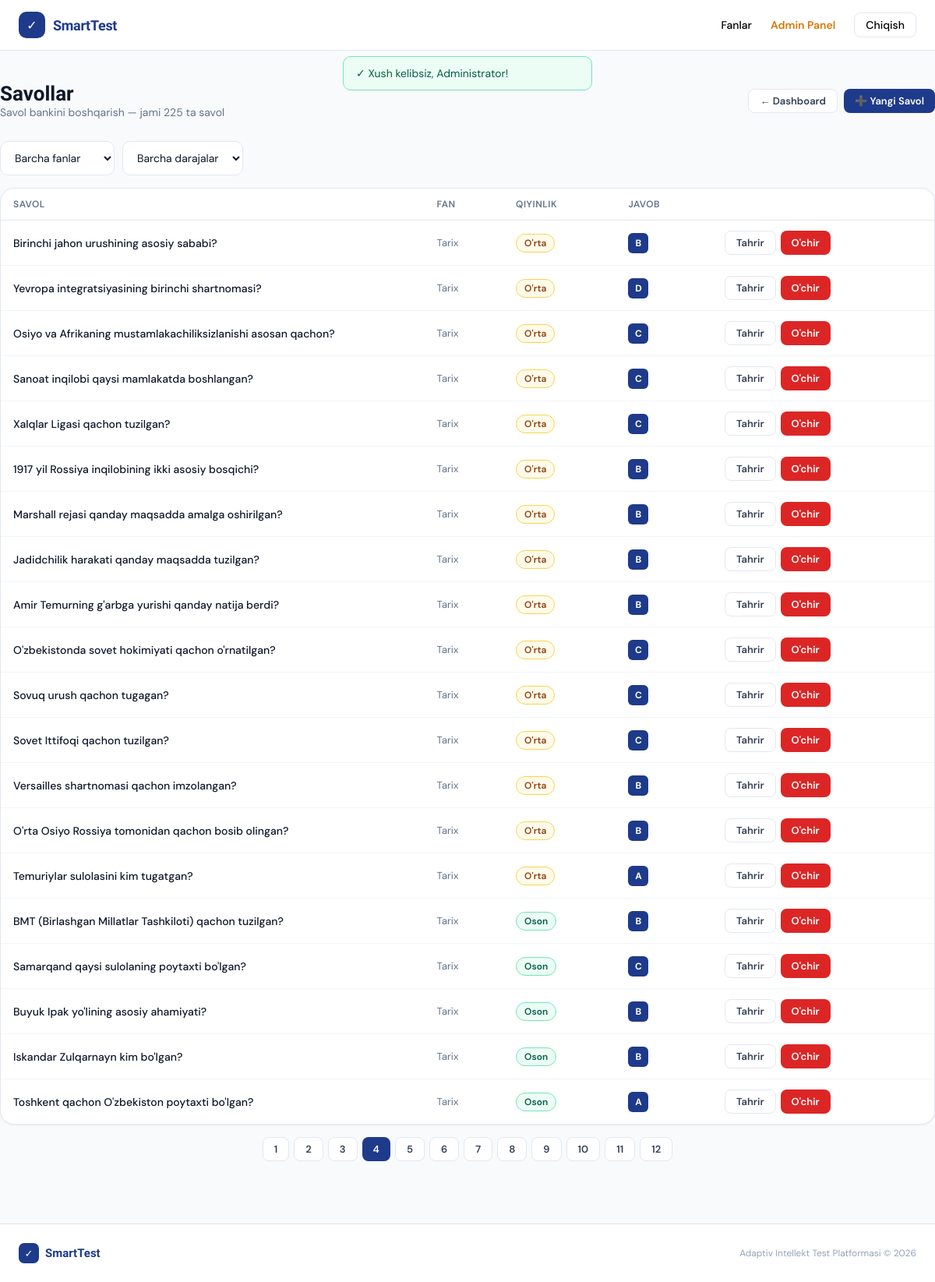
The app's page /questions.php?page=4&subject_id=0&difficulty=0 (signed in) with its own data.
### tables this page shows
CREATE TABLE `questions` (
  `id`             INT UNSIGNED NOT NULL AUTO_INCREMENT,
  `subject_id`     INT UNSIGNED NOT NULL,
  `question_text`  TEXT NOT NULL,
  `option_a`       TEXT NOT NULL,
  `option_b`       TEXT NOT NULL,
  `option_c`       TEXT NOT NULL,
  `option_d`       TEXT NOT NULL,
  `correct_option` CHAR(1) NOT NULL,
  `difficulty`     TINYINT UNSIGNED NOT NULL DEFAULT 1,
  `created_at`     TIMESTAMP DEFAULT CURRENT_TIMESTAMP,
  PRIMARY KEY (`id`),
  KEY `idx_subject`    (`subject_id`),
  KEY `idx_difficulty` (`difficulty`),
  CONSTRAINT `fk_q_subject`
    FOREIGN KEY (`subject_id`) REFERENCES `subjects`(`id`) ON DELETE CASCADE
);

CREATE TABLE `subjects` (
  `id`          INT UNSIGNED NOT NULL AUTO_INCREMENT,
  `name`        VARCHAR(150) NOT NULL,
  `icon`        VARCHAR(20)  NOT NULL DEFAULT '📚',
  `description` TEXT,
  `created_at`  TIMESTAMP DEFAULT CURRENT_TIMESTAMP,
  PRIMARY KEY (`id`)
);

### config.php (called while the page is built, shortened)
<?php
function db(): PDO {
    static $pdo = null;
    if ($pdo === null) {
        try {
            $dsn = sprintf(
                'mysql:host=%s;dbname=%s;charset=%s',
                DB_HOST, DB_NAME, DB_CHARSET
            );
            $pdo = new PDO($dsn, DB_USER, DB_PASS, [
                PDO::ATTR_ERRMODE            => PDO::ERRMODE_EXCEPTION,
                PDO::ATTR_DEFAULT_FETCH_MODE => PDO::FETCH_ASSOC,
                PDO::ATTR_EMULATE_PREPARES   => false,
            ]);
        } catch (PDOException $e) {
            die('
<div style="font-family:system-ui;max-width:560px;margin:60px auto;padding:32px;
            background:#FEF2F2;border:1px solid #FECACA;border-radius:16px">
  <h2 style="color:#DC2626;margin:0 0 12px">❌ Database ulanmadi</h2>
  <p style="color:#7F1D1D;margin:0 0 8px">Xato: ' . htmlspecialchars($e->getMessage()) . '</p>
  <p style="color:#991B1B;margin:0;font-size:14px">
    <b>config.php</b> faylidagi DB_HOST, DB_NAME, DB_USER, DB_PASS ni tekshiring.
  </p>
</div>');
        }
    }
    return $pdo;
}
function h(string $str): string {
    return htmlspecialchars($str, ENT_QUOTES, 'UTF-8');
}
function diffLabel(int $d): string {
    return match($d) {
        1 => 'Oson',
        2 => "O'rta",
        3 => 'Qiyin',
        default => ''
    };
}

### questions.php (the view, shortened to what this page needs)
<?php
require_once '../config.php';
$filterSubject = (int)($_GET['subject_id'] ?? 0);
$filterDiff    = (int)($_GET['difficulty'] ?? 0);
$page = max(1,(int)($_GET['page'] ?? 1));
$perPage = 20;
$where = []; $params = [];
$whereStr = $where ? 'WHERE ' . implode(' AND ', $where) : '';
$total = db()->prepare("SELECT COUNT(*) FROM questions q $whereStr");
$total->execute($params);
$total = $total->fetchColumn();
$pages = ceil($total / $perPage);
$offset = ($page - 1) * $perPage;
$stmt = db()->prepare("SELECT q.*,s.name as subject_name FROM questions q JOIN subjects s ON s.id=q.subject_id $whereStr ORDER BY q.id DESC LIMIT $perPage OFFSET $offset");
$stmt->execute($params);
$questions = $stmt->fetchAll();
include '../includes/header.php';
?>
<div class="container page">
  <div style="display:flex;align-items:center;justify-content:space-between;margin-bottom:28px;flex-wrap:wrap;gap:12px">
    <div>
      <h1 style="font-size:26px;font-weight:700;color:#0F172A">Savollar</h1>
      <p style="color:#64748B;font-size:14px">Savol bankini boshqarish — jami <?= $total ?> ta savol</p>
    </div>
    <div style="display:flex;gap:8px">
      <a href="index.php" class="btn btn-secondary btn-sm">← Dashboard</a>
      <a href="?action=create" class="btn btn-primary btn-sm">➕ Yangi Savol</a>
    </div>
  </div>
  <form method="GET" style="display:flex;gap:10px;margin-bottom:16px;flex-wrap:wrap">
    <select name="subject_id" class="form-select" style="width:auto" onchange="this.form.submit()">
      <option value="">Barcha fanlar</option>
    </select>
    <select name="difficulty" class="form-select" style="width:auto" onchange="this.form.submit()">
      <option value="">Barcha darajalar</option>
    </select>
  </form>
  <div class="card" style="overflow:hidden;margin-bottom:16px">
    <table class="table">
      <thead><tr>
        <th>Savol</th><th>Fan</th><th>Qiyinlik</th><th>Javob</th><th></th>
      </tr></thead>
      <tbody>
      <?php if(empty($questions)): ?>
      <tr><td colspan="5" style="text-align:center;padding:40px;color:#94A3B8">Savollar topilmadi. <a href="?action=create" style="color:#1E3A8A">Qo'shish</a>.</td></tr>
      <?php else: foreach($questions as $q): ?>
      <tr>
        <td style="max-width:320px">
          <p style="font-size:14px;font-weight:500;color:#0F172A;overflow:hidden;display:-webkit-box;-webkit-line-clamp:2;-webkit-box-orient:vertical"><?= h($q['question_text']) ?></p>
        </td>
        <td style="font-size:13px;color:#64748B;white-space:nowrap"><?= h($q['subject_name']) ?></td>
        <td>
          <span class="badge <?= ['','badge-easy','badge-medium','badge-hard'][$q['difficulty']] ?>">
            <?= diffLabel($q['difficulty']) ?>
          </span>
        </td>
        <td>
          <span style="width:26px;height:26px;background:#1E3A8A;color:#fff;font-size:12px;font-weight:700;border-radius:6px;display:inline-flex;align-items:center;justify-content:center">
            <?= strtoupper($q['correct_option']) ?>
          </span>
        </td>
        <td>
          <div style="display:flex;gap:6px">
            <a href="?action=edit&id=<?= $q['id'] ?>" class="btn btn-secondary btn-sm">Tahrir</a>
            <a href="?action=delete&id=<?= $q['id'] ?>" class="btn btn-danger btn-sm" onclick="return confirm('Savolni o\'chirasizmi?')">O'chir</a>
          </div>
        </td>
      </tr>
      <?php endforeach; endif; ?>
      </tbody>
    </table>
  </div>
  <?php if($pages > 1): ?>
  <div style="display:flex;gap:6px;justify-content:center;flex-wrap:wrap">
    <?php for($i=1;$i<=$pages;$i++): ?>
    <a href="?page=<?= $i ?>&subject_id=<?= $filterSubject ?>&difficulty=<?= $filterDiff ?>" class="btn <?= $i==$page?'btn-primary':'btn-secondary' ?> btn-sm"><?= $i ?></a>
    <?php endfor; ?>
  </div>
  <?php endif; ?>
</div>
<?php include '../includes/footer.php'; ?>

### header.php (style rules this page uses)
* { margin:0;padding:0;box-sizing:border-box }
body { font-family:'DM Sans',sans-serif;background:#F8FAFC;color:#0F172A;min-height:100vh }
h1,h2,h3,h4 { font-family:'Sora',sans-serif }
.btn { display:inline-flex;align-items:center;gap:8px;padding:9px 18px;border-radius:10px;font-size:14px;font-weight:600;text-decoration:none;border:none;cursor:pointer;transition:all .2s }
.btn-primary { background:#1E3A8A;color:#fff }
.btn-secondary { background:#fff;color:#334155;border:1.5px solid #E2E8F0 }
.btn-danger { background:#DC2626;color:#fff }
.btn-sm { padding:6px 14px;font-size:13px;border-radius:8px }
.card { background:#fff;border-radius:18px;border:1px solid #E2E8F0;box-shadow:0 1px 3px rgba(0,0,0,.06) }
.form-input,.form-select,.form-textarea { width:100%;padding:11px 14px;border:1.5px solid #E2E8F0;border-radius:10px;font-size:14px;font-family:'DM Sans',sans-serif;color:#0F172A;background:#fff;transition:border-color .2s,box-shadow .2s;outline:none }
.badge { display:inline-flex;align-items:center;padding:3px 10px;border-radius:20px;font-size:12px;font-weight:600 }
.badge-easy { background:#ECFDF5;color:#065F46;border:1px solid #6EE7B7 }
.badge-medium { background:#FFFBEB;color:#92400E;border:1px solid #FCD34D }
.table { width:100%;border-collapse:collapse;font-size:14px }
.table th { text-align:left;padding:12px 16px;font-size:12px;font-weight:600;color:#64748B;text-transform:uppercase;letter-spacing:.5px;border-bottom:1px solid #E2E8F0 }
.table td { padding:13px 16px;border-bottom:1px solid #F1F5F9;color:#334155;vertical-align:middle }
.table tr:last-child td { border-bottom:none }
.container { max-width:1200px;margin:0 auto;padding:0 24px }
.page { padding:40px 0 80px }

### records on screen
questions: question_text "Birinchi jahon urushining asosiy sababi?", subject.name "Tarix", difficulty "O'rta", correct_option "B"
questions: question_text "Yevropa integratsiyasining birinchi shartnomasi?", subject.name "Tarix", difficulty "O'rta", correct_option "D"
questions: question_text "Osiyo va Afrikaning mustamlakachiliksizlanishi asosan qachon?", subject.name "Tarix", difficulty "O'rta", correct_option "C"
questions: question_text "Sanoat inqilobi qaysi mamlakatda boshlangan?", subject.name "Tarix", difficulty "O'rta", correct_option "C"
questions: question_text "Xalqlar Ligasi qachon tuzilgan?", subject.name "Tarix", difficulty "O'rta", correct_option "C"
questions: question_text "1917 yil Rossiya inqilobining ikki asosiy bosqichi?", subject.name "Tarix", difficulty "O'rta", correct_option "B"
questions: question_text "Marshall rejasi qanday maqsadda amalga oshirilgan?", subject.name "Tarix", difficulty "O'rta", correct_option "B"
questions: question_text "Jadidchilik harakati qanday maqsadda tuzilgan?", subject.name "Tarix", difficulty "O'rta", correct_option "B"
questions: question_text "Amir Temurning g'arbga yurishi qanday natija berdi?", subject.name "Tarix", difficulty "O'rta", correct_option "B"
questions: question_text "O'zbekistonda sovet hokimiyati qachon o'rnatilgan?", subject.name "Tarix", difficulty "O'rta", correct_option "C"
questions: question_text "Sovuq urush qachon tugagan?", subject.name "Tarix", difficulty "O'rta", correct_option "C"
questions: question_text "Sovet Ittifoqi qachon tuzilgan?", subject.name "Tarix", difficulty "O'rta", correct_option "C"
questions: question_text "Versailles shartnomasi qachon imzolangan?", subject.name "Tarix", difficulty "O'rta", correct_option "B"
questions: question_text "O'rta Osiyo Rossiya tomonidan qachon bosib olingan?", subject.name "Tarix", difficulty "O'rta", correct_option "B"
questions: question_text "Temuriylar sulolasini kim tugatgan?", subject.name "Tarix", difficulty "O'rta", correct_option "A"
questions: question_text "BMT (Birlashgan Millatlar Tashkiloti) qachon tuzilgan?", subject.name "Tarix", difficulty "Oson", correct_option "B"
questions: question_text "Samarqand qaysi sulolaning poytaxti bo'lgan?", subject.name "Tarix", difficulty "Oson", correct_option "C"
questions: question_text "Buyuk Ipak yo'lining asosiy ahamiyati?", subject.name "Tarix", difficulty "Oson", correct_option "B"
questions: question_text "Iskandar Zulqarnayn kim bo'lgan?", subject.name "Tarix", difficulty "Oson", correct_option "B"
questions: question_text "Toshkent qachon O'zbekiston poytaxti bo'lgan?", subject.name "Tarix", difficulty "Oson", correct_option "A"

### other values on screen
$s "Xush kelibsiz, Administrator!"
$total "225"
